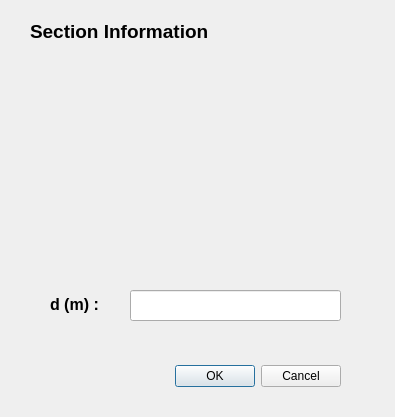
<?xml version="1.0" encoding="UTF-8"?>
<ui version="4.0">
 <class>I_section_Dialog</class>
 <widget class="QDialog" name="I_section_Dialog">
  <property name="geometry">
   <rect>
    <x>0</x>
    <y>0</y>
    <width>395</width>
    <height>417</height>
   </rect>
  </property>
  <property name="windowTitle">
   <string>Dialog</string>
  </property>
  <widget class="QDialogButtonBox" name="buttonBox">
   <property name="geometry">
    <rect>
     <x>140</x>
     <y>360</y>
     <width>201</width>
     <height>32</height>
    </rect>
   </property>
   <property name="orientation">
    <enum>Qt::Horizontal</enum>
   </property>
   <property name="standardButtons">
    <set>QDialogButtonBox::Cancel|QDialogButtonBox::Ok</set>
   </property>
  </widget>
  <widget class="QLabel" name="label_2">
   <property name="geometry">
    <rect>
     <x>30</x>
     <y>20</y>
     <width>341</width>
     <height>20</height>
    </rect>
   </property>
   <property name="text">
    <string>&lt;html&gt;&lt;head/&gt;&lt;body&gt;&lt;p&gt;&lt;span style=&quot; font-size:14pt; font-weight:600;&quot;&gt;Section Information&lt;/span&gt;&lt;/p&gt;&lt;/body&gt;&lt;/html&gt;</string>
   </property>
  </widget>
  <widget class="QLabel" name="label_5">
   <property name="geometry">
    <rect>
     <x>50</x>
     <y>295</y>
     <width>91</width>
     <height>20</height>
    </rect>
   </property>
   <property name="text">
    <string>&lt;html&gt;&lt;head/&gt;&lt;body&gt;&lt;p&gt;&lt;span style=&quot; font-size:12pt; font-weight:600;&quot;&gt;d (m) : &lt;/span&gt;&lt;/p&gt;&lt;/body&gt;&lt;/html&gt;</string>
   </property>
  </widget>
  <widget class="QLineEdit" name="d_input">
   <property name="geometry">
    <rect>
     <x>130</x>
     <y>290</y>
     <width>211</width>
     <height>31</height>
    </rect>
   </property>
  </widget>
  <widget class="QLabel" name="label_7">
   <property name="geometry">
    <rect>
     <x>80</x>
     <y>40</y>
     <width>271</width>
     <height>231</height>
    </rect>
   </property>
   <property name="whatsThis">
    <string>&lt;html&gt;&lt;head/&gt;&lt;body&gt;&lt;p&gt;&lt;img src=&quot;:/I_section.JPG&quot;/&gt;&lt;/p&gt;&lt;/body&gt;&lt;/html&gt;</string>
   </property>
   <property name="text">
    <string>&lt;html&gt;&lt;head/&gt;&lt;body&gt;&lt;p&gt;&lt;img src=&quot;:circular_section.JPG&quot; width=&quot;240&quot; height=&quot;200&quot;/&gt;&lt;/p&gt;&lt;/body&gt;&lt;/html&gt;</string>
   </property>
  </widget>
 </widget>
 <resources>
  <include location="section.qrc"/>
 </resources>
 <connections>
  <connection>
   <sender>buttonBox</sender>
   <signal>accepted()</signal>
   <receiver>I_section_Dialog</receiver>
   <slot>accept()</slot>
   <hints>
    <hint type="sourcelabel">
     <x>248</x>
     <y>254</y>
    </hint>
    <hint type="destinationlabel">
     <x>157</x>
     <y>274</y>
    </hint>
   </hints>
  </connection>
  <connection>
   <sender>buttonBox</sender>
   <signal>rejected()</signal>
   <receiver>I_section_Dialog</receiver>
   <slot>reject()</slot>
   <hints>
    <hint type="sourcelabel">
     <x>316</x>
     <y>260</y>
    </hint>
    <hint type="destinationlabel">
     <x>286</x>
     <y>274</y>
    </hint>
   </hints>
  </connection>
 </connections>
</ui>
